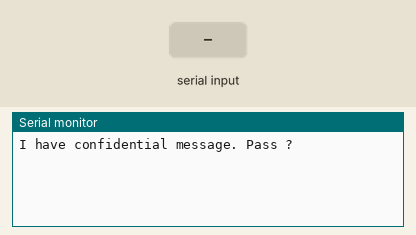
Bench run of a sketch on a simulated Arduino Uno, built with avr-gcc and run on an emulated ATmega328P. Parts: the last lines printed to the serial monitor. Inputs (shaded band) come from the test bench.

Above: at 0.9 s.
1.0 s: "1" received over Serial
At 2.8 s:
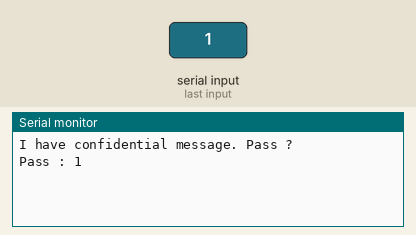
3.5 s: "0" received over Serial
At 5.4 s:
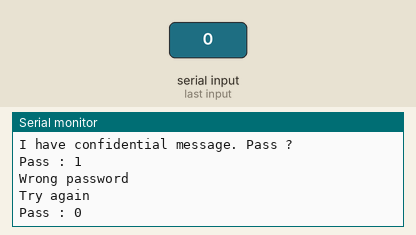
5.5 s: "2" received over Serial
At 8.8 s:
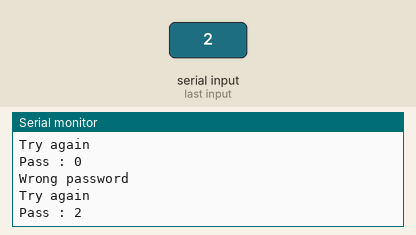

Measured:
- after the input at 1.0 s, the serial monitor: prints a new line after 1.0 s (image 1)
- after the input at 3.5 s, the serial monitor: prints a new line after 1.6 s (image 2)
- after the input at 5.5 s, the serial monitor: prints a new line after 2.7 s (image 3)

The sketch:

hardcoded.ino
```cpp
String password = "embeddedisfun";
String message = "B00111n478r0y_M412s0k";
String currentPassword = "";
bool finished = false;
String rx = "";
bool first = true;


void setup()
{
  Serial.begin(9600);
  while (!Serial) {
    ; // wait for serial port to connect. Needed for native USB port only
  }

  currentPassword = "";


  String m = String(message[0])+String(message[3])+String(message[6])+String(message[7])+String(message[10])+String(message[12])+String(message[13])+String(message[14])+String(message[15])+String(message[18])+String(message[20]);
 Serial.println("I have confidential message. Pass ?");


  while(!finished) {

    if (currentPassword != password) {

      if (!first) {
        Serial.println("Wrong password");
    Serial.println("Try again");
    delay(50);
        currentPassword = "";
      }

      if (Serial.available() > 0) {

        rx = Serial.readString();
        currentPassword = currentPassword + rx;
        currentPassword.trim();
        Serial.println("Pass : " + currentPassword);
delay(50);

        first = false;
        delay(2000);
      }
    }
    else
    {
     Serial.print("Well done! Message: ");
Serial.print(m);
Serial.print(" ");

      finished = true;
    }


  }

}

void loop() {}
```
